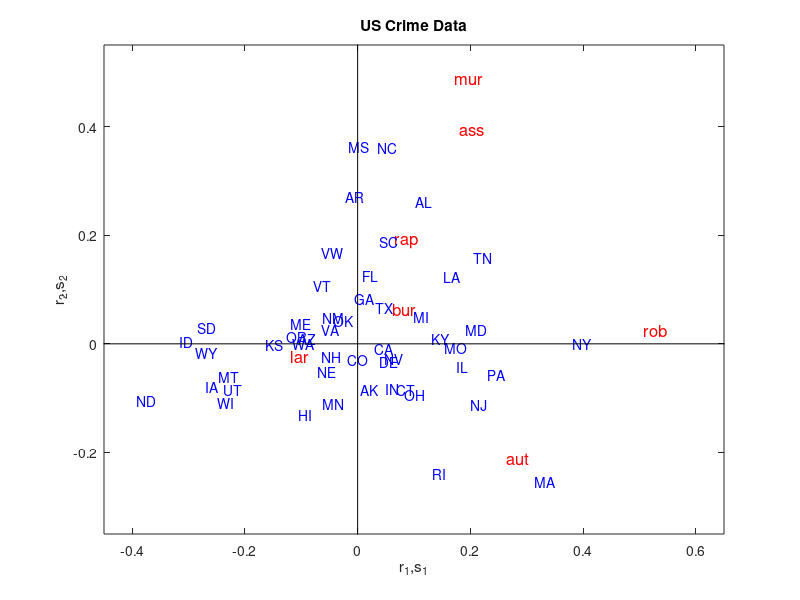

This chart was generated by the following MATLAB code:
% -------------------------------------------------------------------------
% Book:         MVA
% -------------------------------------------------------------------------
% Quantlet:     MVAcorrcrime
% -------------------------------------------------------------------------
% Description:  MVAcorrcrime performs a correspondence analysis for the US 
%               crime (uscrime.dat), shows the eigenvalues of the singular 
%               value decomposition of the chi-matrix and displays 
%               graphically its factorial decomposition.
% -------------------------------------------------------------------------
% Usage:        -
% -------------------------------------------------------------------------
% Inputs:       None
% -------------------------------------------------------------------------
% Output:       Correspondence analysis for the US crime(uscrime.dat), 
%               shows the eigenvalues of the singular value decomposition 
%               of the chi-matrix and displays graphically its factorial 
%               decomposition.
% -------------------------------------------------------------------------
% Example:      -
% -------------------------------------------------------------------------
% Author:       Wolfgang Haerdle, Vladimir Georgescu, Jorge Patron, Song
%               Song
% -------------------------------------------------------------------------

%Note: Matlab decomposes matrixes differently from Xplore, and
%hence some of the eigenvectors have different signs. This does not change
%the results, but it does change the order of the graph by inverting the
%axes around the origin (Not always, and not necessarily all of the axis;
%it depends on which eigenvectors we choose to plot)

clear
close all
clc

x1=load('uscrime.dat');
x=x1(:,3:9);
dim=size(x);

% Row sums
a(1:dim(1))=0;
for j=1:dim(1)
    for i=1:dim(2)
        a(j)=a(j)+x(j,i);
    end
end

% Column sums
b(1:dim(2))=0;
for j=1:dim(1)
    for i=1:dim(2)
        b(i)=b(i)+x(j,i);
    end
end

e=a'*b/sum(a);

cc=(x-e)./sqrt(e);             % Chi-matrix

[g,l1,d]=svd(cc);              % Singular value decomposition
l=diag(l1)';

ll=l.^2;
s=0;
for i=1:dim(2)
    s=s+ll(i);
end
cs(1)=ll(1);
for i=2:dim(2)
    cs(i)=cs(i-1)+ll(i);
end

aux=cs./s;
perc=[ll',aux']                 % Eigenvalues & percentages

for i=1:dim(2)
    r1(:,i)=l(i)*g(:,i);
end
for i=1:dim(1)
    r(i,:)=r1(i,:)/sqrt(a(i));
end

for i=1:dim(2)
    s1(:,i)=l(i)*d(:,i);
end

for i=1:dim(2)
    s1(i,:)=s1(i,:)/sqrt(b(i));
end
s=s1;

rr=r(:,1:2);
ss=s(:,1:2);

crime=['mur';'rap';'rob';'ass';'bur';'lar';'aut'];

for i=1:7
    text(ss(i,1),ss(i,2),crime(i,1:3),'Color','r','Fontsize',12);
end;

state=['ME';'NH';'VT';'MA';'RI';'CT';'NY';'NJ';'PA';'OH';'IN';'IL';'MI';...
    'WI';'MN';'IA';'MO';'ND';'SD';'NE';'KS';'DE';'MD';'VA';'VW';'NC';...
    'SC';'GA';'FL';'KY';'TN';'AL';'MS';'AR';'LA';'OK' ;'TX';'MT';'ID';...
    'WY';'CO';'NM';'AZ';'UT';'NV';'WA';'OR';'CA';'AK';'HI'];

for i=1:50
    text(rr(i,1),rr(i,2),state(i,1:2),'Color','b','Fontsize',10);
end;

title('US Crime Data');
xlabel('r_1,s_1');
ylabel('r_2,s_2');
xlim([-0.45 0.65])
ylim([-0.35 0.55])
set(gca,'box','on')

hold on
line([-0.8 0.8],[0 0],'Color','k')
line([0 0],[0.8 -0.8],'Color','k')